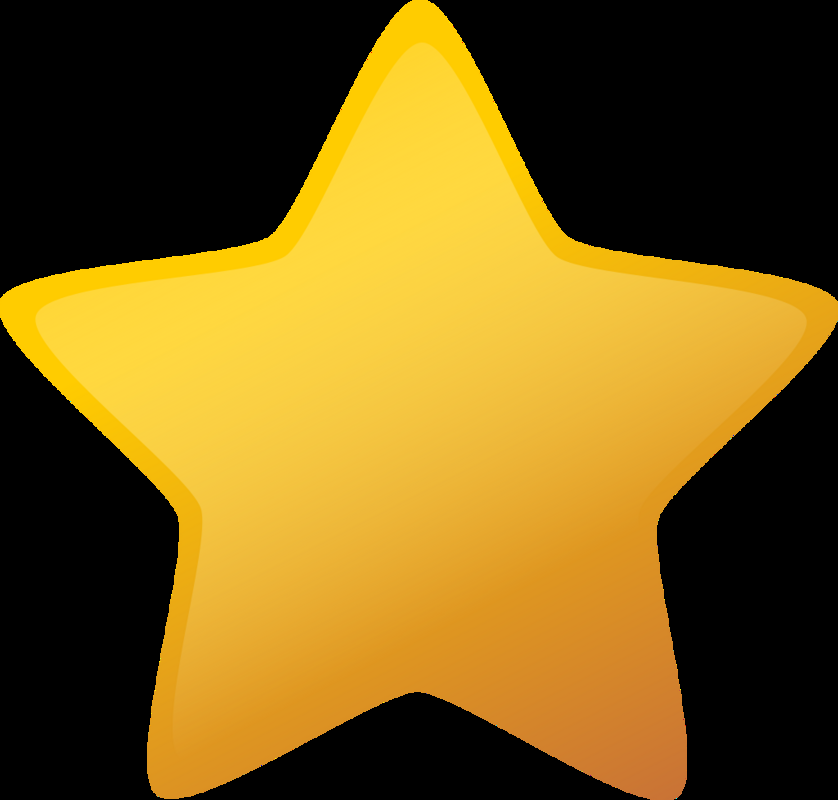
#> input picture images/star.png, 838 x 800 px, found by its file name
$ python code.py
#> lines starting #> are read from the running program, lines starting #| are printed output that depends on the picture; after the words box and inside, x2 and y2 are one past the last pixel; in counts of white or black regions, pixels touching at a corner belong together
import cv2
import numpy

image = cv2.imread('images/star.png')
#> image is the input picture: shape (800, 838, 3); mean B, G, R 24.8, 94, 122.5
image = cv2.resize(image,None,fx=0.8,fy = 0.8)
#> image: shape (640, 670, 3)

gray = cv2.cvtColor(image,cv2.COLOR_BGR2GRAY)
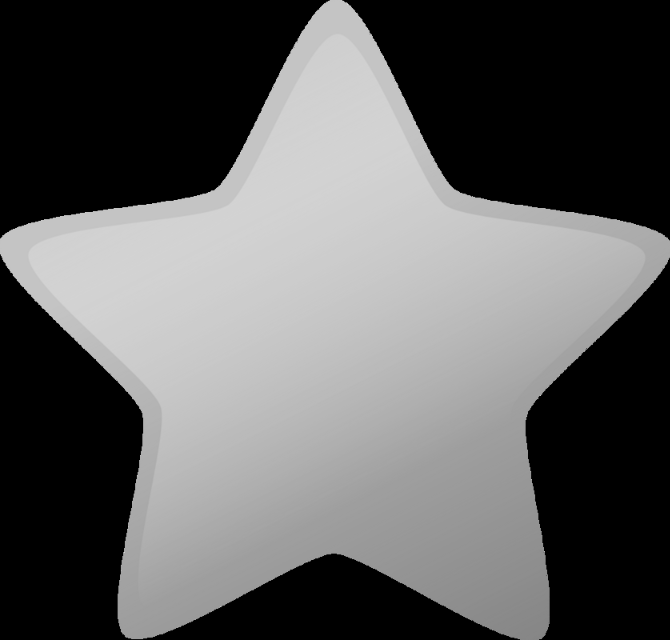
#> gray: shape (640, 670); min 0, max 219, mean 94.7

_, binary = cv2.threshold(gray,0,255,cv2.THRESH_BINARY + cv2.THRESH_OTSU)
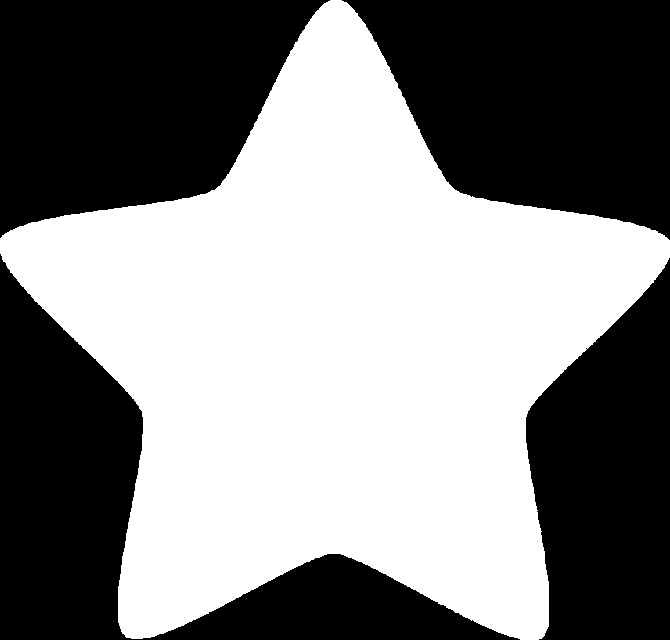
#> binary: shape (640, 670); 51.4% white; 4 black regions

contours, hierarchy = cv2.findContours(binary, mode = cv2.RETR_LIST, method = cv2.CHAIN_APPROX_SIMPLE)
#> contours = 2 contours, 1 with area under 20; largest, box (x1, y1, x2, y2) and area: (0, 0, 670, 640) 219280

im_copy = image.copy()
im_copy = cv2.drawContours(im_copy,contours,-1,(0,255,0),thickness=2)
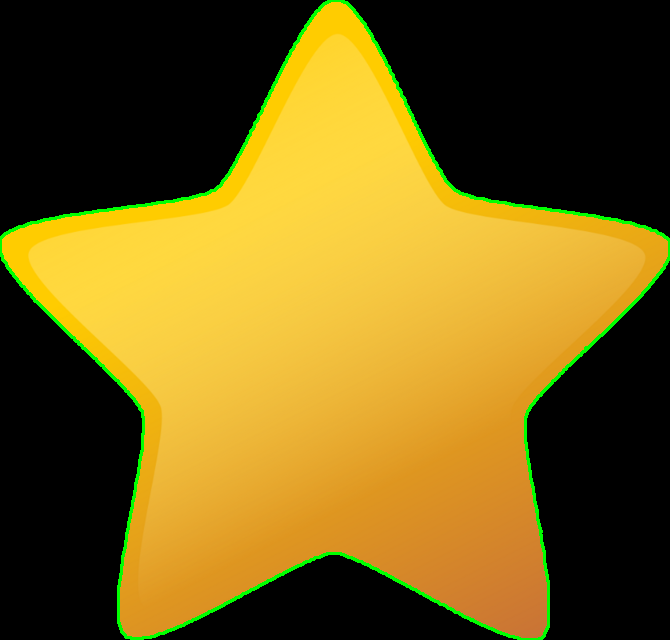
#> im_copy: shape (640, 670, 3); mean B, G, R 24.6, 96.7, 119.8

cv2.imshow("Grayscale",gray)
cv2.imshow("Drawn",im_copy)
# cv2.imshow("Original",image)
cv2.imshow("Binary",binary)

print (contours)
#> (printed output is left out)

# im_copy1 = image.copy()
contours, hierarchy = cv2.findContours(binary, mode = cv2.RETR_LIST, method = cv2.CHAIN_APPROX_SIMPLE)
# im_copy1 = cv2.drawContours(im_copy1,contours,-1,(0,255,0),thickness=2)

# cv2.imshow("New",im_copy)

cv2.waitKey(0)
cv2.destroyAllWindows()

$ run again, with images/circle.png copied over images/star.png
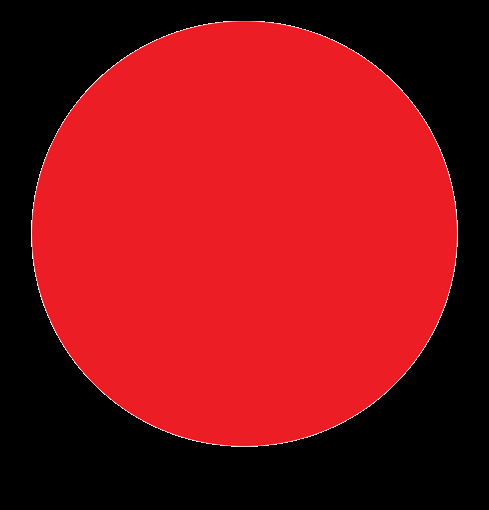
#> input picture images/circle.png, 489 x 510 px, found by its file name
#> image is the input picture: shape (510, 489, 3); mean B, G, R 22.1, 17.5, 135.9
#> image: shape (408, 391, 3)
#> `_, binary = cv2.threshold(gray,0,255,cv2.THRESH_BINARY + cv2.THRESH_OT..`:
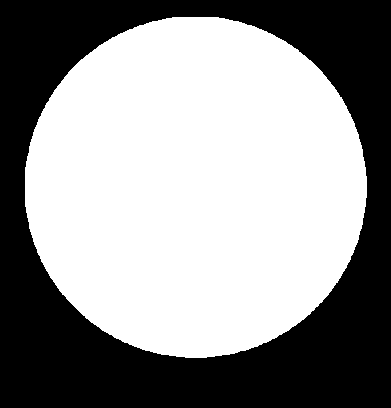
#> binary: shape (408, 391); 57.5% white; 1 black region
#> contours = 1 contour; box (x1, y1, x2, y2) and area: (25, 17, 367, 358) 91284
#> `im_copy = cv2.drawContours(im_copy,contours,-1,(0,255,0),thickness=2)`:
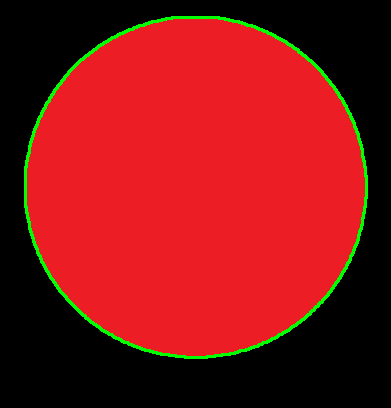
#> im_copy: shape (408, 391, 3); mean B, G, R 20.7, 22.2, 132.9
#> (printed output is left out)
